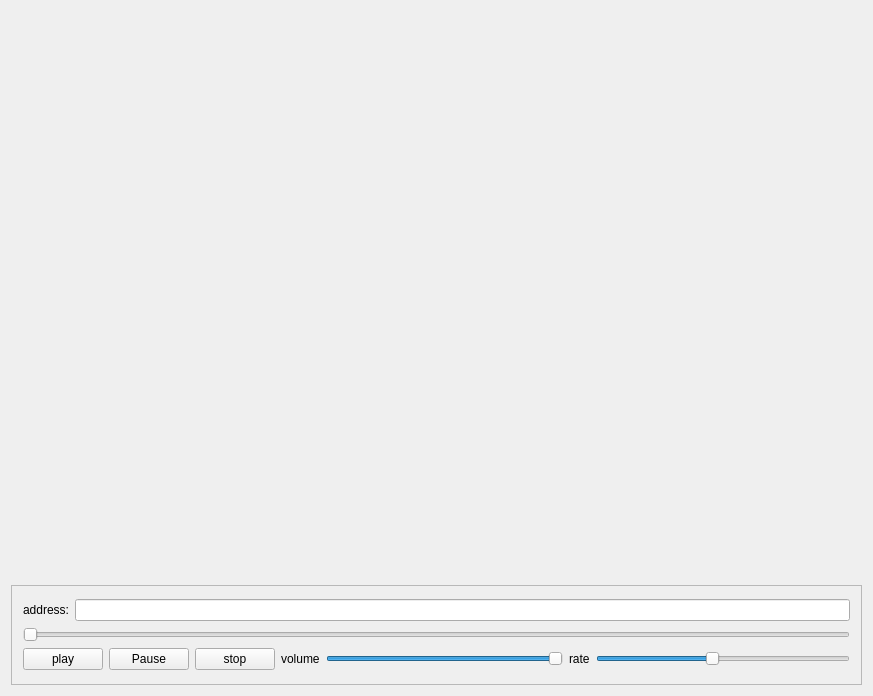
<?xml version="1.0" encoding="UTF-8"?>
<ui version="4.0">
 <class>QPublishStreamClass</class>
 <widget class="QMainWindow" name="QPublishStreamClass">
  <property name="geometry">
   <rect>
    <x>0</x>
    <y>0</y>
    <width>873</width>
    <height>696</height>
   </rect>
  </property>
  <property name="minimumSize">
   <size>
    <width>873</width>
    <height>589</height>
   </size>
  </property>
  <property name="windowTitle">
   <string>QPublishStream</string>
  </property>
  <widget class="QWidget" name="centralWidget">
   <property name="styleSheet">
    <string notr="true"/>
   </property>
   <layout class="QVBoxLayout" name="verticalLayout_4">
    <item>
     <layout class="QVBoxLayout" name="verticalLayout">
      <item>
       <widget class="QWidget" name="m_widget_video" native="true"/>
      </item>
      <item>
       <widget class="QFrame" name="frame">
        <property name="maximumSize">
         <size>
          <width>16777215</width>
          <height>100</height>
         </size>
        </property>
        <property name="frameShape">
         <enum>QFrame::StyledPanel</enum>
        </property>
        <property name="frameShadow">
         <enum>QFrame::Raised</enum>
        </property>
        <layout class="QVBoxLayout" name="verticalLayout_3">
         <item>
          <layout class="QVBoxLayout" name="verticalLayout_2">
           <item>
            <layout class="QHBoxLayout" name="horizontalLayout_4">
             <item>
              <widget class="QLabel" name="m_lab_volume_2">
               <property name="text">
                <string>address:</string>
               </property>
              </widget>
             </item>
             <item>
              <widget class="QLineEdit" name="m_edit_address"/>
             </item>
            </layout>
           </item>
           <item>
            <widget class="QSlider" name="m_slider_seek">
             <property name="orientation">
              <enum>Qt::Horizontal</enum>
             </property>
            </widget>
           </item>
           <item>
            <layout class="QHBoxLayout" name="horizontalLayout_5">
             <item>
              <layout class="QHBoxLayout" name="horizontalLayout">
               <item>
                <widget class="QPushButton" name="m_btn_start_publishstream">
                 <property name="text">
                  <string>play</string>
                 </property>
                </widget>
               </item>
               <item>
                <widget class="QPushButton" name="m_btn_pause">
                 <property name="text">
                  <string>Pause</string>
                 </property>
                </widget>
               </item>
               <item>
                <widget class="QPushButton" name="m_btn_stop_publishstream">
                 <property name="text">
                  <string>stop</string>
                 </property>
                </widget>
               </item>
              </layout>
             </item>
             <item>
              <layout class="QHBoxLayout" name="horizontalLayout_2">
               <item>
                <widget class="QLabel" name="m_lab_volume">
                 <property name="text">
                  <string>volume</string>
                 </property>
                </widget>
               </item>
               <item>
                <widget class="QSlider" name="m_slider_volume">
                 <property name="value">
                  <number>99</number>
                 </property>
                 <property name="orientation">
                  <enum>Qt::Horizontal</enum>
                 </property>
                </widget>
               </item>
              </layout>
             </item>
             <item>
              <layout class="QHBoxLayout" name="horizontalLayout_3">
               <item>
                <widget class="QLabel" name="label">
                 <property name="text">
                  <string>rate</string>
                 </property>
                </widget>
               </item>
               <item>
                <widget class="QSlider" name="m_slider_playrate">
                 <property name="minimum">
                  <number>1</number>
                 </property>
                 <property name="maximum">
                  <number>12</number>
                 </property>
                 <property name="value">
                  <number>6</number>
                 </property>
                 <property name="orientation">
                  <enum>Qt::Horizontal</enum>
                 </property>
                </widget>
               </item>
              </layout>
             </item>
            </layout>
           </item>
          </layout>
         </item>
        </layout>
       </widget>
      </item>
     </layout>
    </item>
   </layout>
  </widget>
 </widget>
 <layoutdefault spacing="6" margin="11"/>
 <resources/>
 <connections/>
</ui>
